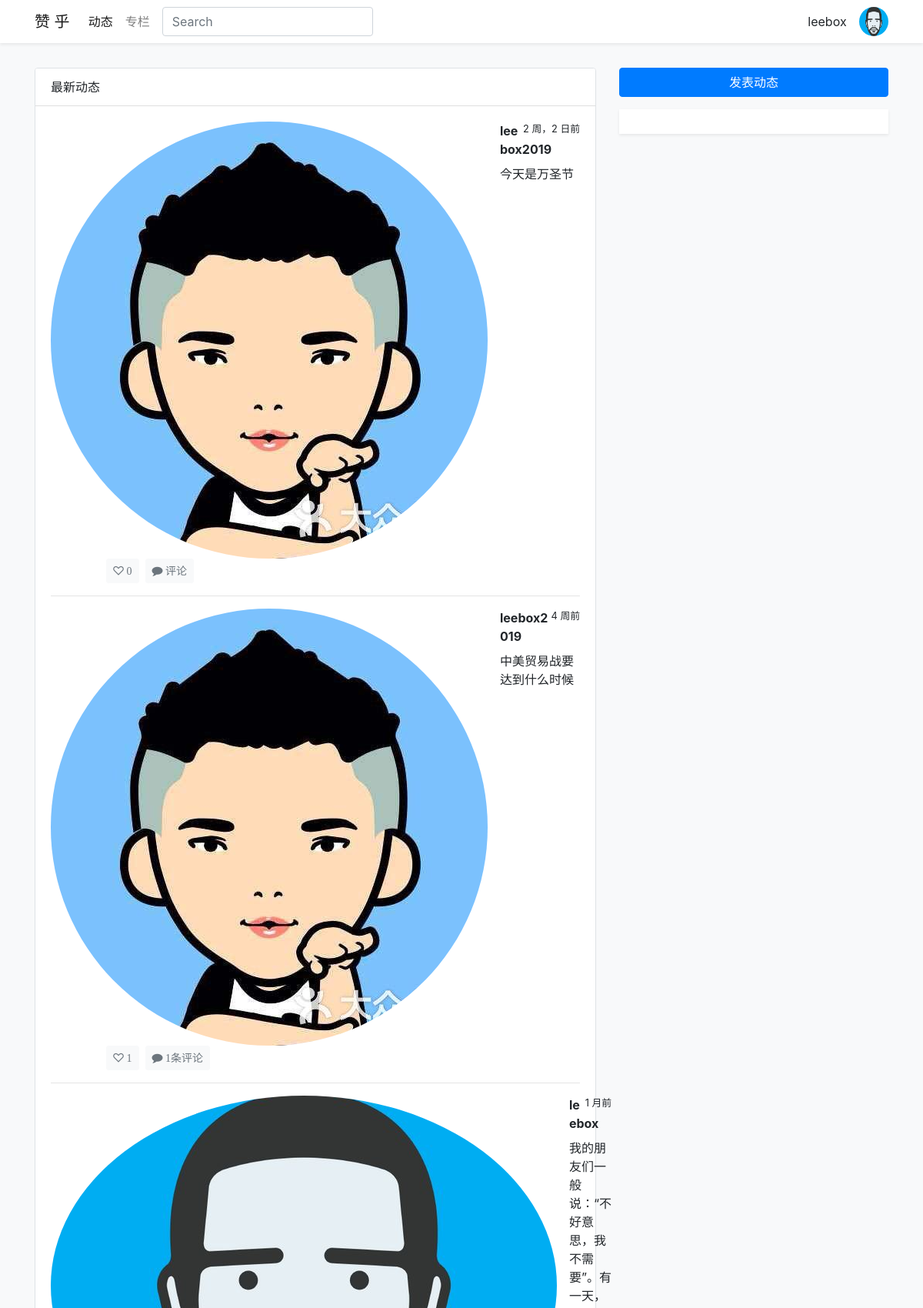
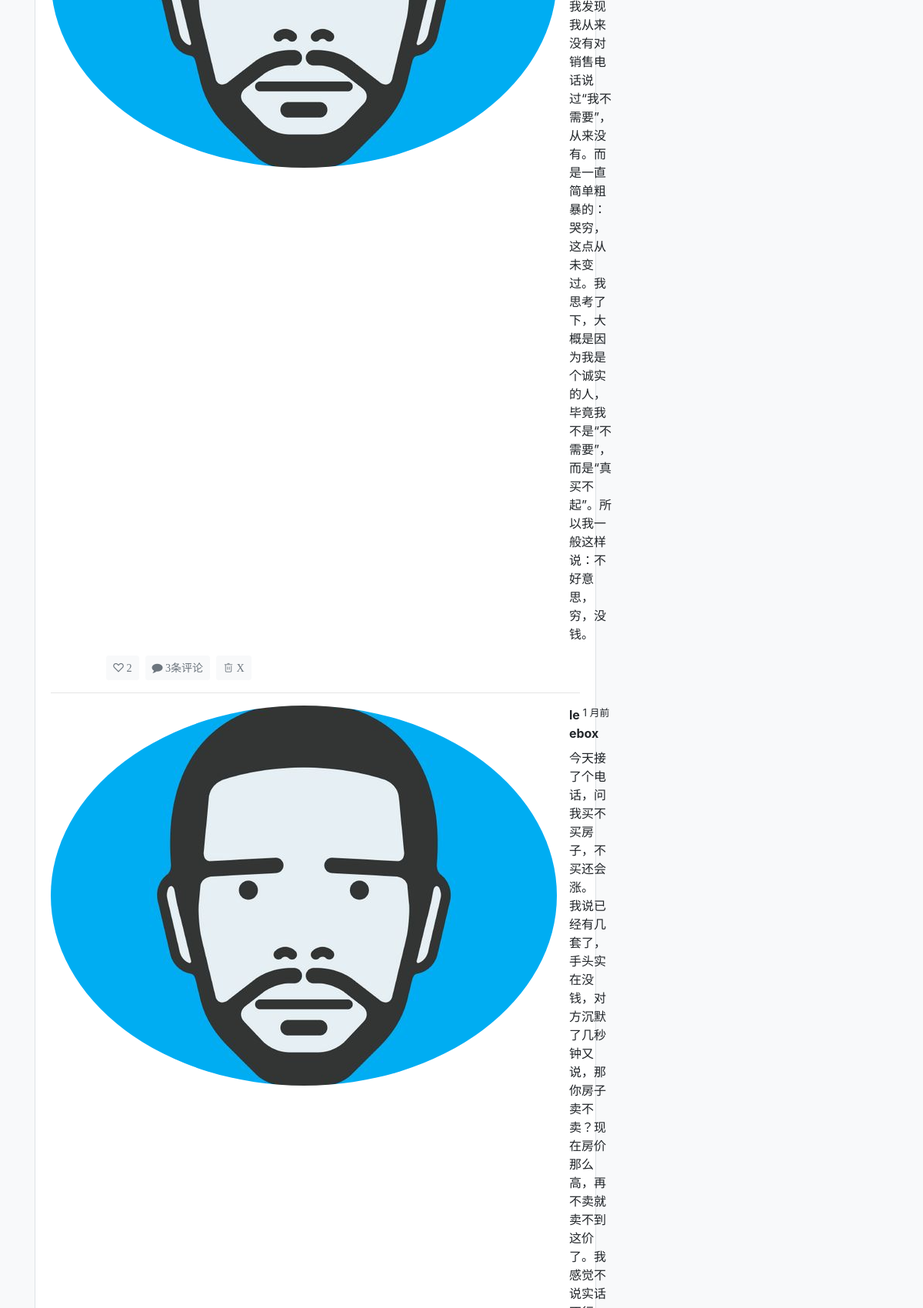
Page / (signed in, upper part) on the committed database (2 pictures, top to bottom).
### zanhu/user/models.py (models this page shows, shortened)
class User(AbstractUser):
    location = models.CharField(_('所在地'), max_length=50, null=True, blank=True)
    introduction = models.TextField(_('简介'), max_length=50, null=True, blank=True)
    picture = ImageField(_('头像'), upload_to='profile_pics/', null=True, blank=True)
    update_at = models.DateTimeField(_('更新时间'), auto_now=timezone.now, )
    gender_choices = (
        (u'M', u'男'),
        (u'F', u'女'),
    )
    gender = models.CharField(max_length=2, choices=gender_choices, null=True, blank=True)
    class Meta:
        verbose_name = _('user')
        verbose_name_plural = verbose_name

### zanhu/tweet/models.py (models this page shows, shortened)
class Tweet(models.Model):
    uuid_id = models.UUIDField(primary_key=True, default=uuid.uuid4, editable=False)
    user = models.ForeignKey(settings.AUTH_USER_MODEL, blank=True, null=True, on_delete=models.SET_NULL,
                             related_name='publisher', verbose_name='用户')
    parent = models.ForeignKey('self', blank=True, null=True, on_delete=models.CASCADE, related_name="thread",
                               verbose_name='自关联')
    content = models.TextField(verbose_name='动态内容')
    reply = models.BooleanField(default=False, verbose_name='是否为评论')
    liked_user = models.ManyToManyField(settings.AUTH_USER_MODEL, verbose_name='点赞用户',
                                        related_name='liked_user')
    created_at = models.DateTimeField(auto_now_add=True, verbose_name='创建时间')
    updated_at = models.DateTimeField(auto_now=True, verbose_name='更新时间')
    class Meta:
        verbose_name = '动态'
        verbose_name_plural = verbose_name
        ordering = ['-created_at']
    def get_parent(self):
        if self.parent:
            return self.parent
        else:
            return self
    def get_all_comment(self):
        parent = self.get_parent()
        return parent.thread.all()
    def comment_count(self):
        return self.get_all_comment().count()

### zanhu/tweet/views.py (the view)
# urls.py: path('', views.TweetListView.as_view(), name="index_page"),
class TweetListView(LoginRequiredMixin, ListView):
    model = Tweet
    paginate_by = 20
    context_object_name = 'tweet_list'
    template_name = 'tweet/tweet_list.html'
    def get_queryset(self):
        return Tweet.objects.filter(reply=False)

### zanhu/templates/tweet/tweet_list.html (shortened to what this page needs)
{% extends 'base.html' %}
{% load humanize %}
{% block content %}
<main role="main" class="container pt-2">
    <div class="row pt-4">
        <div class="col-8">
            <div class="card rounded border">
              <div class="card-header bg-white">
                最新动态
              </div>
                <div class="card-body h-100" id="tweet_stream">
                        {% for tweet in tweet_list %}
                            <div id="{{ tweet.pk }}" class="">
                                {% include "tweet/single_tweet.html" with tweet=tweet %}
                            </div>
                        {% endfor %}
                </div>
            </div>
        </div>
        <div class="col-4">
             {% include "tweet/post_tweet_form.html" %}
            <div class="bg-white shadow-sm p-3 mt-3">
            </div>
        </div>
    </div>
</main>
{% endblock %}

### zanhu/templates/base.html (shortened to what this page needs)
{% load static %}
{% load thumbnail %}
<!DOCTYPE html>
<html>
<head>
    <link rel="stylesheet" href="{% static 'css/bootstrap.min.css' %}" />
    <link rel="stylesheet" href="{% static 'css/custom.css' %}" />
    <link rel="stylesheet" href="{% static 'css/iconfont.css' %}">
</head>
<body class="bg-light">
<nav class="navbar navbar-expand-lg navbar-light bg-white shadow-sm bg-light nav-underline">
    <div class="container">
      <a class="navbar-brand" href="{% url 'tweet:index_page' %}">赞 乎</a>
      <div class="collapse navbar-collapse" id="navbarTogglerDemo02">
          <form class="form-inline mr-auto   my-2 my-lg-0 order-md-1">
          <input class="form-control mr-sm-2" type="search" placeholder="Search">
        </form>
        <ul class="navbar-nav mt-2 mt-lg-0 order-md-0 mr-2" >
          <li class="nav-item active">
            <a class="nav-link" href="{% url 'tweet:index_page' %}">动态 <span class="sr-only">(current)</span></a>
          </li>
            <li class="nav-item">
            <a class="nav-link" href="{% url 'post:post_list' %}">专栏 <span class="sr-only">(current)</span></a>
          </li>
        </ul>
        {% if user.is_authenticated %}
        <ul class="navbar-nav ml-auto mt-2 mt-lg-0 order-md-2">
            <li class="nav-item d-flex align-items-center mr-3">{{ user.username }}</li>
          <li class="nav-item d-flex align-items-center">
                {% if user.picture %}
                    {% thumbnail user.picture "56x56" crop="center" as im %}
                        <a id="dropdownMenuLink" data-toggle="dropdown" aria-haspopup="true" aria-expanded="false">
                            <img class="navbar-avatar  rounded-circle" src="{{ im.url }}"
                             width="{{ im.width }}" height="{{ im.height }}">
                        </a>
                    {% endthumbnail %}
                {% else %}
                    <a id="dropdownMenuLink" data-toggle="dropdown" aria-haspopup="true"
                       aria-expanded="false">
                        <img class="navbar-avatar  rounded-circle"
                             src="/media/profile_pics/default.jpg"  width="56" height="56">
                    </a>
                {% endif %}
          </li>
        </ul>
        {% endif %}
      </div>
    </div>
</nav>
{%  block content %}
{% endblock %}
</body>
</html>

### zanhu/templates/tweet/single_tweet.html (shortened to what this page needs)
{% load humanize %}
{% load thumbnail %}
<div class="media">
    {% if tweet.user.picture %}
        {% thumbnail tweet.user.picture "56x56" crop="center" as im %}
            <img class="rounded-circle mr-3" src="{{ im.url }}"
                 width="{{ im.width }}" height="{{ im.height }}">
        {% endthumbnail %}
    {% else %}
        <img class="rounded-circle mr-3"
             src="/media/profile_pics/default.jpg"  width="56" height="56">
    {% endif %}
    <div class="media-body">
            <small class="float-right text-navy">{{ tweet.created_at|naturaltime }}</small>
            <p class="mb-2"><strong>{{ tweet.user.username }}</strong></p>
            <p>
                {{ tweet.content }}
            </p>
    </div>
</div>
<div class="media ml-5">
    <button type="button" id="likeTweetBtn" class="btn btn-light btn-sm mr-2 ml-4">
        <span class="iconfont text-muted">&#xe698;  {{ tweet.liked_user.count }}</span>
    </button><br>
  <button class="btn btn-light btn-sm mr-2" id="commentTweetBtn" type="button" data-toggle="collapse" data-target="#collapse-{{ tweet.pk }}"
          aria-expanded="false" aria-controls="collapse-{{ tweet.pk }}">
      {% if tweet.comment_count != 0 %}
          <span class="iconfont text-muted">&#xea5a; {{ tweet.comment_count }}条评论</span>
      {% else %}
          <span class="iconfont text-muted">&#xea5a; 评论</span>
      {% endif %}
  </button>
    {% if request.user.username == tweet.user.username %}
            <button id="deleteTweetBtn" type="button" role="button" class="btn btn-light btn-sm mr-2"
                    data-toggle="modal" data-target="#deleteTweetModal">
              <span class="iconfont text-muted">&#xe879; X</span>
            </button><br>
    {% endif %}
</div>
<hr>

### zanhu/static/css/custom.css (style rules this page uses)
html { overflow-y: scroll; }
:root { overflow-y: auto; overflow-x: hidden; }
:root body { position: absolute; }
body { width: 100vw; overflow: hidden; }
.nav-underline .active { font-weight: 500; color: #343a40; }
.navbar-avatar { height: 2.4rem; width: 2.4rem; }

### rows in the picture
User: username "leebox"
Tweet: created_at "2 周，2 日前", user.username "leebox2019", content "今天是万圣节", liked_user.count "0", shows " 评论"
Tweet: created_at "4 周前", user.username "leebox2019", content "中美贸易战要达到什么时候", liked_user.count "1", comment_count "1"
Tweet: created_at "1 月前", user.username "leebox", content "我的朋友们一般说：“不好意思，我不需要”。有一天，我发现我从来没有对销售电话说过“我不需要”，从来没有。而是一直简单粗暴的：哭穷，这点从未变过。我思考了下，大概是因为我是个诚实的人，毕竟我不是“不需要”，而是“真买不起”。所以我一般这样说：不好意思，穷，没钱。", liked_user.count "2", comment_count "3", shows " X"
Tweet: created_at "1 月前", user.username "leebox"
